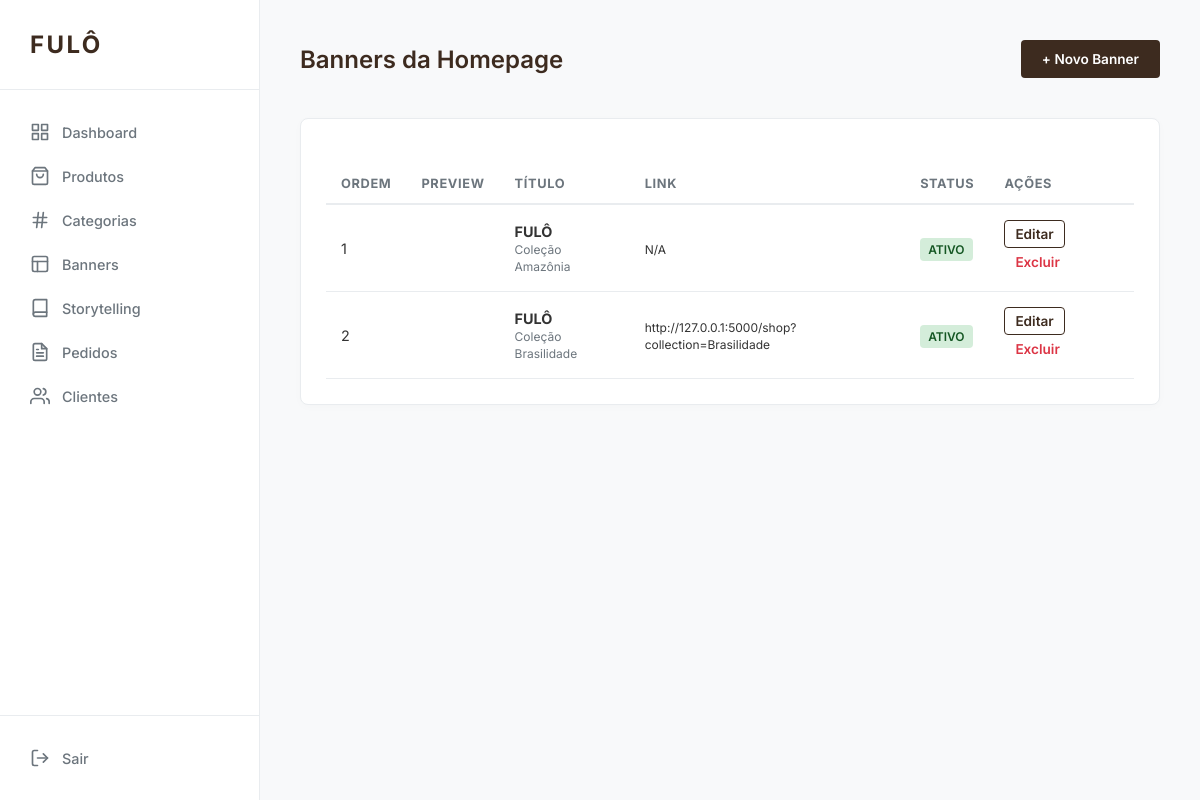
Page /admin/banners (signed in) on the committed database.
### app/models/cms.py (models this page shows)
class Banner(db.Model, TimestampMixin):
    __tablename__ = 'banners'
    id = db.Column(db.Integer, primary_key=True)
    title = db.Column(db.String(100))
    subtitle = db.Column(db.String(255))
    description = db.Column(db.Text)
    button_text = db.Column(db.String(50), default='Ver agora')
    image_url = db.Column(db.String(255), nullable=False)
    mobile_image_url = db.Column(db.String(255))
    link_url = db.Column(db.String(255))
    is_active = db.Column(db.Boolean, default=True)
    order = db.Column(db.Integer, default=0)

### app/routes/admin.py (the view)
@admin_bp.route('/banners')
@login_required
@admin_required
def banners():
    all_banners = Banner.query.order_by(Banner.order.asc()).all()
    return render_template('admin/banners/index.html', banners=all_banners)

### app/routes/admin.py (called while the page is built)
def admin_required(f):
    @wraps(f)
    def decorated_function(*args, **kwargs):
        if not current_user.is_authenticated or not current_user.is_admin:
            flash('Acesso restrito a administradores.', 'danger')
            return redirect(url_for('auth.login'))
        return f(*args, **kwargs)
    return decorated_function

### app/services/cart_service.py (called while the page is built, shortened)
    @staticmethod
    def get_cart_data(user=None):
        items_data = []
        total = 0
        if user and user.is_authenticated:
            cart = Cart.query.filter_by(user_id=user.id).first()
            if cart:
                for item in cart.items:
                    product = item.product
                    subtotal = product.price * item.quantity
                    items_data.append({
                        'product_id': product.id,
                        'name': product.name,
                        'price': float(product.price),
                        'quantity': item.quantity,
                        'image_url': product.image_url,
                        'subtotal': float(subtotal)
                    })
                    total += subtotal
        return items_data, float(total)

### templates/admin/banners/index.html (shortened to what this page needs)
{% extends "admin/base_admin.html" %}
{% block content %}
<div class="header-actions">
    <h2>Banners da Homepage</h2>
    <a href="{{ url_for('admin.banner_add') }}" class="btn btn-primary">+ Novo Banner</a>
</div>
<div class="card">
    <table>
        <thead>
            <tr>
                <th>Ordem</th>
                <th>Preview</th>
                <th>Título</th>
                <th>Link</th>
                <th>Status</th>
                <th>Ações</th>
            </tr>
        </thead>
        <tbody>
            {% for banner in banners %}
            <tr>
                <td>{{ banner.order }}</td>
                <td>
                </td>
                <td>
                    <strong>{{ banner.title }}</strong><br>
                    <small style="color: var(--muted)">{{ banner.subtitle }}</small>
                </td>
                <td><small>{{ banner.link_url or 'N/A' }}</small></td>
                <td>
                    {% if banner.is_active %}
                        <span class="badge badge-success">Ativo</span>
                    {% else %}
                        <span class="badge" style="background: #eee; color: #666;">Inativo</span>
                    {% endif %}
                </td>
                <td>
                    <a href="{{ url_for('admin.banner_edit', id=banner.id) }}" class="btn btn-outline" style="padding: 5px 10px;">Editar</a>
                    <a href="{{ url_for('admin.banner_delete', id=banner.id) }}" class="btn btn-danger" onclick="return confirm('Tem certeza que deseja excluir este banner?')" style="padding: 5px 10px;">Excluir</a>
                </td>
            </tr>
            {% else %}
            <tr>
                <td colspan="6" style="text-align: center; padding: 40px; color: var(--muted);">Nenhum banner cadastrado.</td>
            </tr>
            {% endfor %}
        </tbody>
    </table>
</div>
{% endblock %}

### templates/admin/base_admin.html (style rules this page uses)
:root { --primary: #3d2b1f; --bg: #f8f9fa; --sidebar: #ffffff; --text: #333333; --muted: #6c757d; --border: #e9ecef; --white: #ffffff; --success: #28a745; --danger: #dc3545; --info: #17a2b8; }
* { margin: 0; padding: 0; box-sizing: border-box; }
body { font-family: 'Inter', sans-serif; background: var(--bg); color: var(--text); display: flex; min-height: 100vh; }
.header-actions { display: flex; justify-content: space-between; align-items: center; margin-bottom: 40px; }
h2 { font-weight: 600; color: var(--primary); }
.card { background: var(--white); border-radius: 8px; padding: 25px; box-shadow: 0 2px 10px rgba(0,0,0,0.02); border: 1px solid var(--border); margin-bottom: 30px; }
table { width: 100%; border-collapse: collapse; margin-top: 20px; }
th { text-align: left; padding: 12px 15px; border-bottom: 2px solid var(--border); color: var(--muted); font-size: 0.8rem; text-transform: uppercase; letter-spacing: 0.05em; }
td { padding: 15px; border-bottom: 1px solid var(--border); font-size: 0.9rem; }
.btn { display: inline-block; padding: 10px 20px; border-radius: 4px; text-decoration: none; font-size: 0.85rem; font-weight: 600; cursor: pointer; border: 1px solid transparent; transition: all 0.2s; }
.btn-primary { background: var(--primary); color: #fff; }
.btn-outline { border-color: var(--primary); color: var(--primary); }
.btn-danger { color: var(--danger); }
.badge { padding: 4px 8px; border-radius: 4px; font-size: 0.75rem; font-weight: 600; text-transform: uppercase; }
.badge-success { background: #d4edda; color: #155724; }

### rows in the picture
Banner: order "1", title "FULÔ", subtitle "Coleção Amazônia", link_url "N/A", is_active "ATIVO"
Banner: order "2", title "FULÔ", subtitle "Coleção Brasilidade", link_url "http://127.0.0.1:5000/shop?collection=Brasilidade", is_active "ATIVO"
